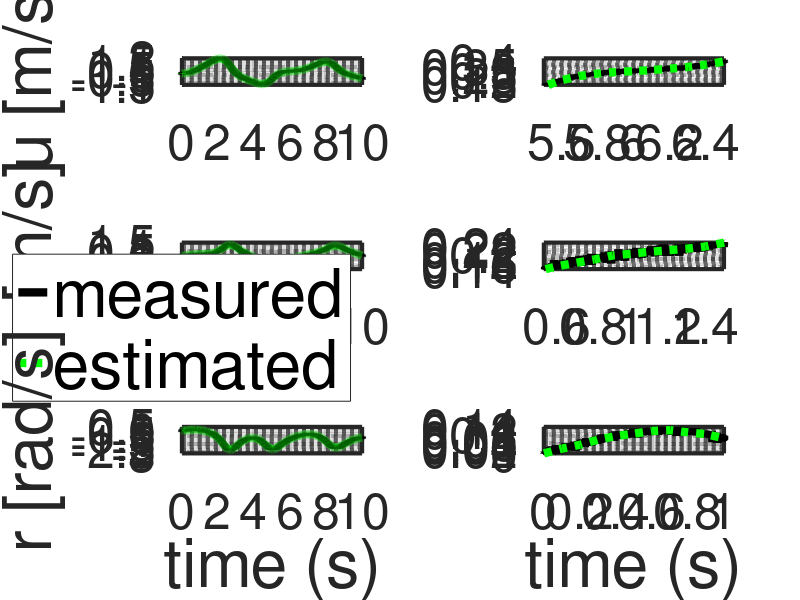
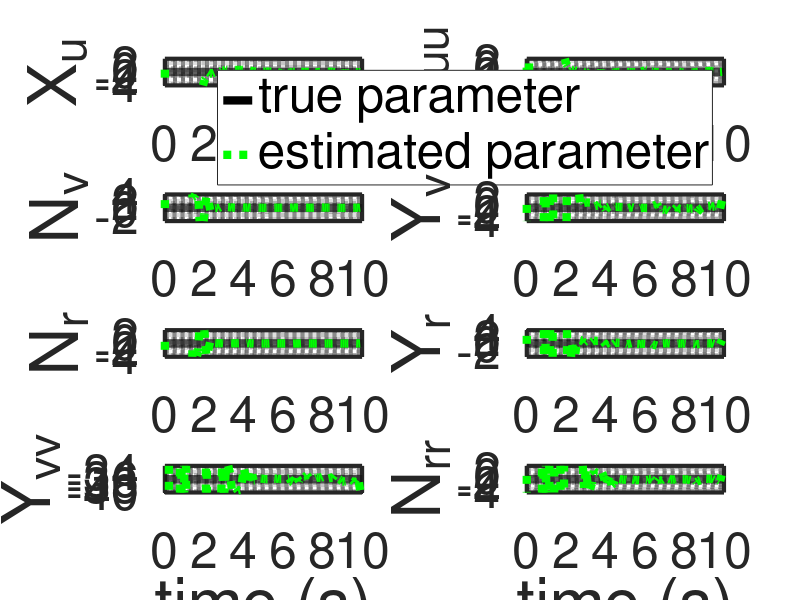

The MATLAB source for these figures, in order:
%% Research code by Agus Hasan

clear;
clc;

%% time horizon
tf  = 10;
dt  = 0.001;
t   = dt:dt:tf;

n = 3;
r = 16;

%% True parameters

m    = 23.8;
Iz   = 1.76;
xg   = 0.046;

Xud  = -2;
Yvd  = -10;
Yrd  = 0;
Nvd  = 0;
Nrd  = -1;

Xu   = -0.7225;
Xuu  = -1.3274;
Yv   = -0.8612;
Yvv  = -36.2823;
Yr   = 0.1079;
Nv   = 0.1052;
Nr  = -0.5;
Nrr = -1;

%% system description
M = [m-Xud 0 0;0 m-Yvd m*xg-Yrd;0 m*xg-Nvd Iz-Nrd];
B = dt*[zeros(3);inv(M)];
C = [0 0 0 1 0 0;0 0 0 0 1 0; 0 0 0 0 0 1];

%% state initialization
x        = [3;3;0;0;0;0];
y        = [0;0;0];
vhat     = [0;0;0];
thetahat = zeros(r,1);
 
%% known paramaters
m11 = M(1,1);
m22 = M(2,2);
m23 = M(2,3);
m32 = M(3,2);
m33 = M(3,3);
mt  = m22*m33-m23*m32;

alpha1 = dt*(m-Yvd)/(m-Xud);
alpha2 = dt*(m*xg-Yrd)/(m-Xud);
alpha3 = (-dt*(Iz-Nrd)*(m-Xud)/mt)+(dt*(m*xg-Yrd)*(m*xg-Yrd)/mt);
alpha4 = dt*(m*xg-Yrd)*(Xud-Yvd)/mt;
alpha5 = (dt*(m*xg-Nvd)*(m-Xud)/mt)-(dt*(m-Yvd)*(m*xg-Yrd)/mt);
alpha6 = -dt*(m-Yvd)*(Xud-Yvd)/mt;

beta1  = dt*Xu/(m-Xud);
beta2  = dt*Xuu/(m-Xud);
beta3  = (dt*(Iz-Nrd)*Yv/mt)-(dt*(m*xg-Yrd)*Nv/mt);
beta4  = (dt*(Iz-Nrd)*Yr/mt)-(dt*(m*xg-Yrd)*Nr/mt);
beta5  = dt*(Iz-Nrd)*Yvv/mt;
beta6  = -dt*(m*xg-Yrd)*Nrr/mt;
beta7  = (dt*(m-Yvd)*Nv/mt)-(dt*(m*xg-Nvd)*Yv/mt);
beta8  = (dt*(m-Yvd)*Nr/mt)-(dt*(m*xg-Nvd)*Yr/mt);
beta9  = -dt*(m*xg-Nvd)*Yvv/mt;
beta10 = dt*(m-Yvd)*Nrr/mt;

%% initial control inputs
%u     = [40 10 1]';
u     = [5 10 0]';

%% for plotting
uArray          = [];
xArray          = [];
yArray          = [];
vhatArray       = [];
thetahatArray   = [];

%% Initialization for estimator

Pplus       = 10000000000*eye(n);
QF          = 0.0001*eye(n);
RF          = 0.0001*eye(n);
a           = 0.999;
UpsilonPlus = 0*zeros(n,r);
S           = 10000000000*eye(r);
lambda      = 0.999;

%% simulation
for i=1:(tf/dt)
    
    u     = [40*sin(i*dt) 10*cos(i*dt) 1*cos(i*dt)]';

    uArray         = [uArray u];
    xArray         = [xArray x];
    yArray         = [yArray y];
    vhatArray      = [vhatArray vhat];
    thetahatArray  = [thetahatArray thetahat]; 

    Cvv = [alpha1*x(5)*x(6)+alpha2*x(6)^2;alpha3*x(4)*x(6)+alpha4*x(4)*x(5);alpha5*x(4)*x(6)+alpha6*x(4)*x(5)];
    Dvv = [beta1*x(4)+beta2*abs(x(4))*x(4);beta3*x(5)+beta4*x(6)+beta5*abs(x(5))*x(5)+beta6*abs(x(6))*x(6);beta7*x(5)+beta8*x(6)+beta9*abs(x(5))*x(5)+beta10*abs(x(6))*x(6)];

    x = x+[dt*(cos(x(3))*x(4)-sin(x(3))*x(5));dt*(sin(x(3))*x(4)+cos(x(3))*x(5));dt*x(6);Cvv+Dvv]+B*u;
    y = C*x+0.01*randn(3,1);

    Phi = [vhat(2)*vhat(3) vhat(3)^2 vhat(1) abs(vhat(1))*vhat(1) 0 0 0 0 0 0 0 0 0 0 0 0;
          0 0 0 0 vhat(1)*vhat(3) vhat(1)*vhat(2) vhat(2) vhat(3) abs(vhat(2))*vhat(2) abs(vhat(3))*vhat(3) 0 0 0 0 0 0;
          0 0 0 0 0 0 0 0 0 0 vhat(1)*vhat(3) vhat(1)*vhat(2) vhat(2) vhat(3) abs(vhat(2))*vhat(2) abs(vhat(3))*vhat(3)];

    % Estimation using adaptive KF
    Pmin  = Pplus+QF;
    Sigma = Pmin+RF;
    KF    = Pmin*inv(Sigma);
    Pplus = (eye(n)-KF)*Pmin;
     
    ytilde = y-(vhat+dt*inv(M)*(u)+Phi*thetahat);
    QF    = a*QF + (1-a)*(KF*(ytilde*ytilde')*KF');    
    RF    = a*RF + (1-a)*(ytilde*ytilde'+Pmin);
 
    Upsilon = (eye(n)-KF)*(eye(n))*UpsilonPlus+(eye(n)-KF)*Phi;
    Omega   = eye(n)*UpsilonPlus+Phi;
    Lambda  = inv(lambda*Sigma+Omega*S*Omega');
    Gamma1  = S*Omega'*Lambda;
    S       = (1/lambda)*S-(1/lambda)*S*Omega'*Lambda*Omega*S;
    UpsilonPlus = Upsilon;
    
    thetahat  = thetahat + Gamma1*ytilde;
    vhat      = vhat+dt*inv(M)*(u)+Phi*thetahat+KF*ytilde+Upsilon*Gamma1*ytilde;

end

Temp1 = inv([-dt*m23/mt dt*m33/mt;dt*m22/mt -dt*m32/mt])*[thetahatArray(7,:);thetahatArray(13,:)];
Temp2 = inv([-dt*m23/mt dt*m33/mt;dt*m22/mt -dt*m32/mt])*[thetahatArray(8,:);thetahatArray(14,:)];

figure(1)
subplot(3,2,1)
plot(t,yArray(1,:), '-k', 'LineWidth', 6)
hold on;
plot(t,vhatArray(1,:), ':g', 'LineWidth', 6)
set(gca,'color','#EEEEEE','LineWidth',3,'FontSize',36)
grid on;
grid minor;
ylabel('u [m/s]','FontSize',48)
subplot(3,2,2)
plot(t,yArray(1,:), '-k', 'LineWidth', 6)
hold on;
plot(t(1:100:end),vhatArray(1,1:100:end), ':g', 'LineWidth', 6)
set(gca,'color','#EEEEEE','LineWidth',3,'FontSize',36)
grid on;
grid minor;
ylim([0.14 0.44])
xlim([5.5 6.5])
subplot(3,2,3)
plot(t,yArray(2,:), '-k', 'LineWidth', 6)
hold on;
plot(t,vhatArray(2,:), ':g', 'LineWidth', 6)
grid on;
grid minor;
set(gca,'color','#EEEEEE','LineWidth',3,'FontSize',36)
ylabel('v [m/s]','FontSize',48)
legend('measured','estimated','FontSize',48)
subplot(3,2,4)
plot(t,yArray(2,:), '-k', 'LineWidth', 6)
hold on;
plot(t(1:100:end),vhatArray(2,1:100:end), ':g', 'LineWidth', 6)
set(gca,'color','#EEEEEE','LineWidth',3,'FontSize',36)
grid on;
grid minor;
ylim([0.14 0.25])
xlim([0.53 1.5])
subplot(3,2,5)
plot(t,yArray(3,:), '-k', 'LineWidth', 6)
hold on;
plot(t,vhatArray(3,:), ':g', 'LineWidth', 6)
set(gca,'color','#EEEEEE','LineWidth',3,'FontSize',36)
grid on;
grid minor;
ylabel('r [rad/s]','FontSize',48)
xlabel('time (s)','FontSize',48)
subplot(3,2,6)
plot(t,yArray(3,:), '-k', 'LineWidth', 6)
hold on;
plot(t(1:100:end),vhatArray(3,1:100:end), ':g', 'LineWidth', 6)
set(gca,'color','#EEEEEE','LineWidth',3,'FontSize',36)
grid on;
grid minor;
xlim([0 1])
ylim([0 0.14])
xlabel('time (s)','FontSize',48)

figure(2)
subplot(4,2,1)
plot(t,Xu*ones(length(t),1), '-k', 'LineWidth', 6)
hold on;
plot(t(1:100:end),m11*thetahatArray(3,1:100:end)/dt, ':g', 'LineWidth', 6)
set(gca,'color','#EEEEEE','LineWidth',3,'FontSize',36)
grid on;
grid minor;
ylim([Xu-4 Xu+4]);
ylabel('X_u','FontSize',48)
subplot(4,2,2)
plot(t,Xuu*ones(length(t),1), '-k', 'LineWidth', 6)
hold on;
plot(t(1:100:end),m11*thetahatArray(4,1:100:end)/dt, ':g', 'LineWidth', 6)
set(gca,'color','#EEEEEE','LineWidth',3,'FontSize',36)
grid on;
grid minor;
ylabel('X_{uu}','FontSize',48)
legend('true parameter','estimated parameter','FontSize',36)
ylim([Xuu-4 Xuu+4]);
subplot(4,2,3)
plot(t,Nv*ones(length(t),1), '-k', 'LineWidth', 6)
hold on;
plot(t(1:100:end),Temp1(1,1:100:end), ':g', 'LineWidth', 6)
set(gca,'color','#EEEEEE','LineWidth',3,'FontSize',36)
grid on;
grid minor;
ylim([Nv-4 Nv+4]);
ylabel('N_v','FontSize',48)
subplot(4,2,4)
plot(t,Yv*ones(length(t),1), '-k', 'LineWidth', 6)
hold on;
plot(t(1:100:end),Temp1(2,1:100:end), ':g', 'LineWidth', 6)
set(gca,'color','#EEEEEE','LineWidth',3,'FontSize',36)
grid on;
grid minor;
ylabel('Y_v','FontSize',48)
ylim([Yv-4 Yv+4]);
subplot(4,2,5)
plot(t,Nr*ones(length(t),1), '-k', 'LineWidth', 6)
hold on;
plot(t(1:100:end),Temp2(1,1:100:end), ':g', 'LineWidth', 6)
set(gca,'color','#EEEEEE','LineWidth',3,'FontSize',36)
grid on;
grid minor;
ylim([Nr-4 Nr+4]);
ylabel('N_r','FontSize',48)
subplot(4,2,6)
plot(t,Yr*ones(length(t),1), '-k', 'LineWidth', 6)
hold on;
plot(t(1:100:end),Temp2(2,1:100:end), ':g', 'LineWidth', 6)
set(gca,'color','#EEEEEE','LineWidth',3,'FontSize',36)
grid on;
grid minor;
ylabel('Y_r','FontSize',48)
ylim([Yr-4 Yr+4]);
subplot(4,2,7)
plot(t,Yvv*ones(length(t),1), '-k', 'LineWidth', 6)
hold on;
plot(t(1:100:end),mt*thetahatArray(9,1:100:end)/(dt*m33), ':g', 'LineWidth', 6)
set(gca,'color','#EEEEEE','LineWidth',3,'FontSize',36)
grid on;
grid minor;
xlabel('time (s)','FontSize',48)
ylim([Yvv-4 Yvv+4]);
ylabel('Y_{vv}','FontSize',48)
subplot(4,2,8)
plot(t,Nrr*ones(length(t),1), '-k', 'LineWidth', 6)
hold on;
plot(t(1:100:end),-mt*thetahatArray(10,1:100:end)/(dt*m23), ':g', 'LineWidth', 6)
set(gca,'color','#EEEEEE','LineWidth',3,'FontSize',36)
grid on;
grid minor;
ylabel('N_{rr}','FontSize',48)
xlabel('time (s)','FontSize',48)
ylim([Nrr-4 Nrr+4]);
